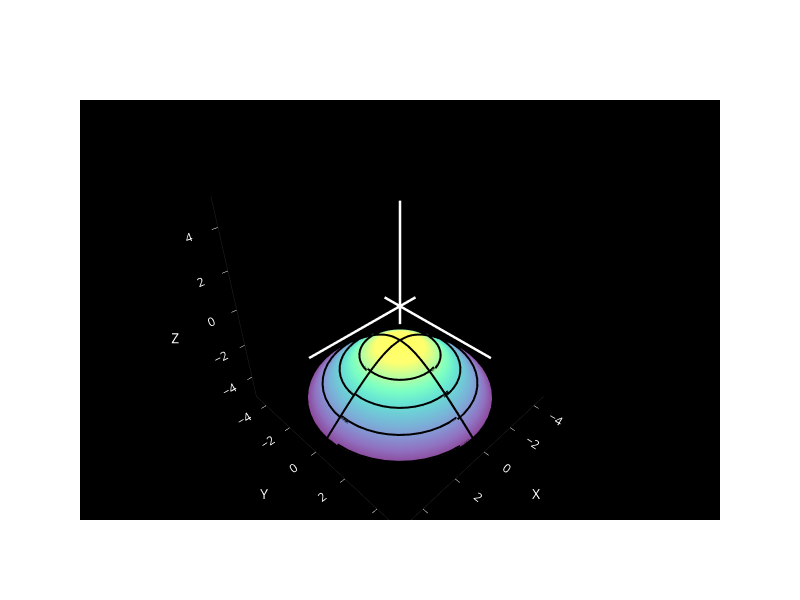

The code cell stored with this chart in its notebook:
### Code cell
r = lambda z, theta : ( np.sqrt(z**2-4)*np.cos(theta), np.sqrt(z**2-4)*np.sin(theta), z)
my_surface_plotter(r, (domain("z",-2,-5), domain("theta", 0,2*np.pi)))
